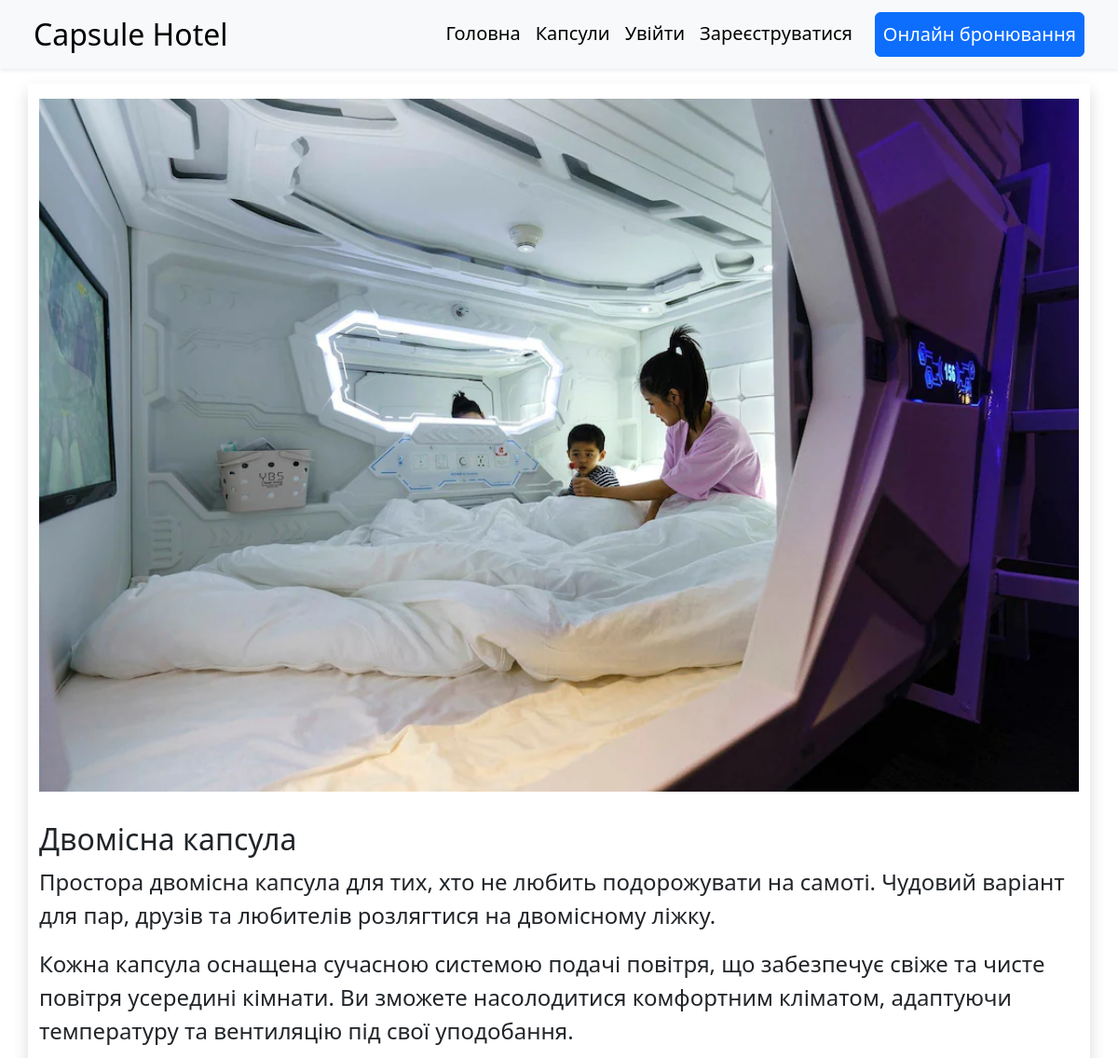
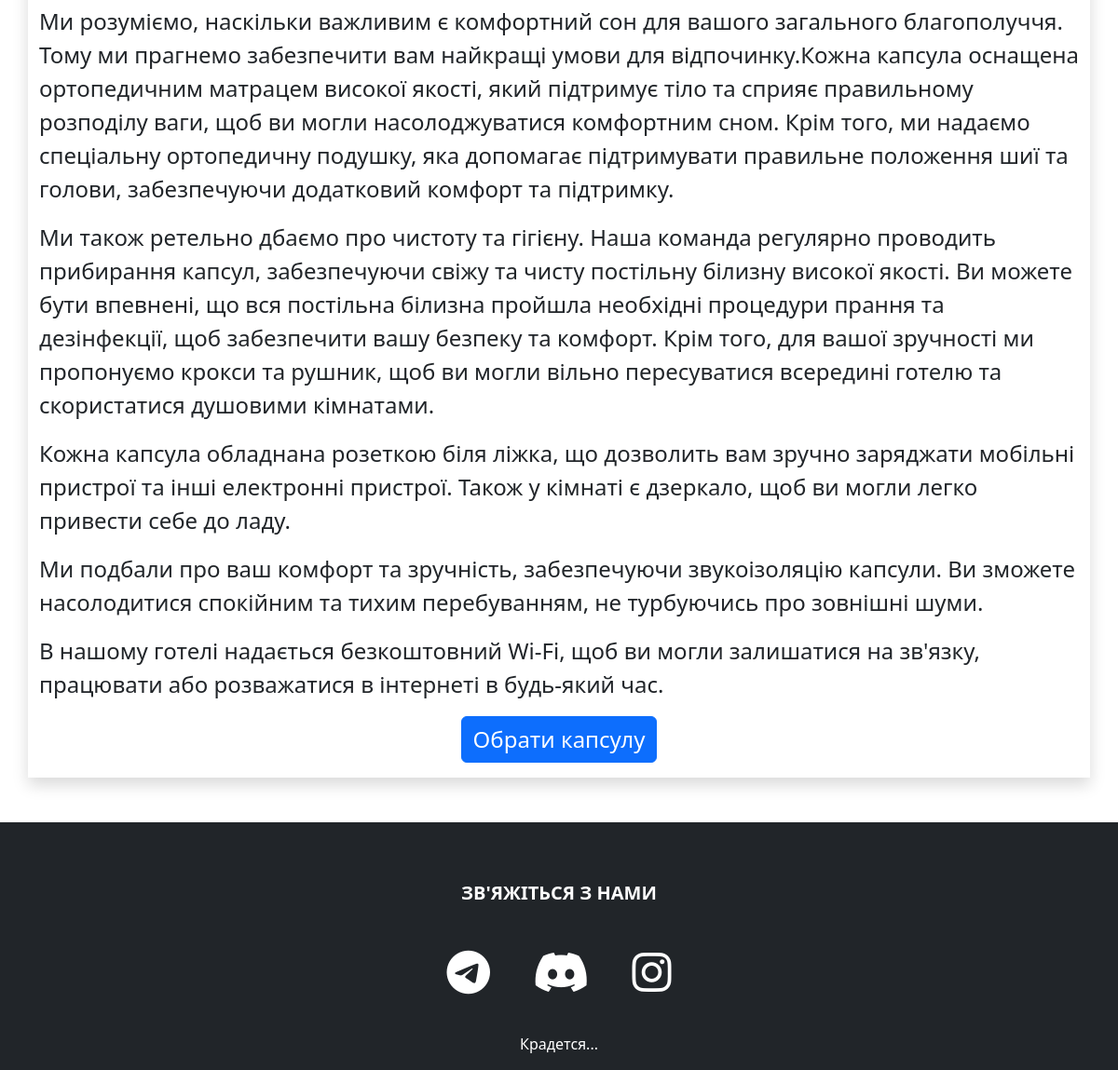
Page /capsules/dvomisna-kapsula/ on the committed database (2 pictures, top to bottom).
### capsule/models.py (models this page shows, shortened)
class Capsule(models.Model):
    name = models.CharField(max_length=200, db_index=True, verbose_name="Назва")
    slug = models.SlugField(max_length=200, db_index=True)
    description = models.TextField(blank = True, verbose_name="Опис")
    image = models.ImageField(upload_to='capsules/', blank= True, verbose_name="Фото капсули")
    price = models.DecimalField(max_digits=10, decimal_places=2, verbose_name="Ціна")
    available = models.BooleanField(default=True)
    created_at = models.DateTimeField(auto_now_add=True, verbose_name="Дата створення")
    updated_at = models.DateTimeField(auto_now=True, verbose_name="Дата змінення")
    class Meta:
        verbose_name = 'Капсула'
        verbose_name_plural = 'Капсули'
        ordering = ('name',)
        index_together = (('id', 'slug'),)

### capsule/views.py (the view)
# urls.py: path('<slug:slug>/', views.capsuleDetail, name = 'capsuleDetail'),
def capsuleDetail(request,slug):
    capsule = Capsule.objects.filter(slug=slug)
    return render(request, 'capsule/detail.html', {'capsule': capsule, 'slug': slug,})

### capsule/templates/capsule/detail.html (shortened to what this page needs)
{% extends 'base.html' %}
{% load static %}
{% block body %}
<div class="container mt-3">
    {% for c in capsule %}
    <div class="row mb-5 shadow">
        <div class="col-12 mt-3 mb-3">
            <img src='{{c.image.url}}' width=100%>
        </div>
        <div class="col-12 mt-3 mb-3">
            <h2>{{ c.name }}</h2>
            {% autoescape on %}
            <div class="fs-4">{{ c.description|linebreaks}}</div>
            {% endautoescape %}
            <div class="d-grid gap-2 d-flex justify-content-center">
                <div>
                    <button type="submit" class="btn btn-primary fs-4 text-white fPersian ">
                        <a class="navbar-brand active cHover" href="{% url 'booking' %}">Обрати капсулу</a>
                    </button>
                </div>
            </div>
        </div>
    </div>
    {% endfor %}
</div>
{% endblock %}

### rows in the picture
Capsule: image (picture), name "Двомісна капсула", description "Простора двомісна капсула для тих, хто не любить подорожувати на самоті. Чудовий варіант для пар, друзів та любителів розлягтися на двомісному ліжку. Кожна капсула оснащена сучасною системою подачі повітря, що забезпечує свіже та чисте повітря усередині кімнати. Ви зможете насолодитися комфортним кліматом, адаптуючи температуру та вентиляцію під свої уподобання. Ми розуміємо, наскільки важливим є комфортний сон для вашого загального благополуччя. Тому ми прагнемо забезпечити вам найкращі умови для відпочинку.Кожна капсула оснащена ортопедичним матрацем високої якості, який підтримує тіло та сприяє правильному розподілу ваги, щоб ви могли насолоджуватися комфортним сном. Крім того, ми…"
